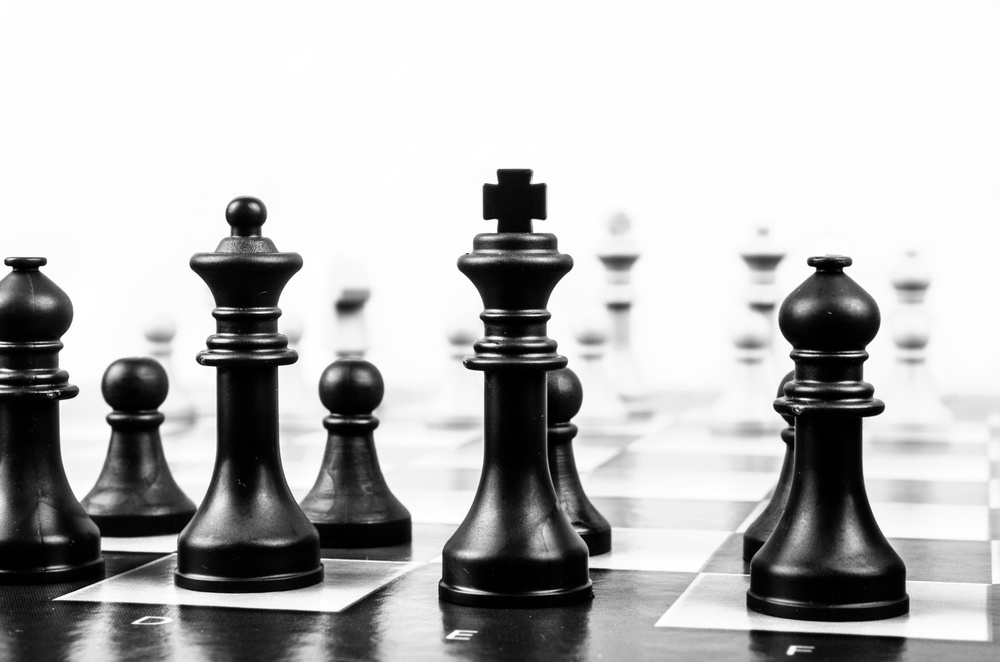
#> input picture images/chess.jpg, 1000 x 662 px, shrunk from 1920 x 1271 before the run, found by its file name
$ jupyter execute 04_Image_Processing_Experiments_Thresholding.ipynb   (shell and % lines are left out)
#> lines starting #> are read from the running program, lines starting #| are printed output that depends on the picture; after the words box and inside, x2 and y2 are one past the last pixel; in counts of white or black regions, pixels touching at a corner belong together
<a href="https://colab.research.google.com/github/raj-vijay/mv/blob/master/04_Image_Processing_Experiments_Thresholding.ipynb" target="_parent"></a>

**Thresholding**

Partitioning an image into a foreground and background by making it black and white

We do so by setting each pixel to:
1. 255 (white) if pixel > thresh value
2. 0 (black) if pixel < thresh value

Simplest method of image segmentation and is done only from grayscale images
1. Isolate objects
2. Object detection
3. Face detection
4. Etc.

[cell 1]
# Download the images from github using wget

[cell 2]
import matplotlib.pyplot as plt
def show_image(image, title='Image', cmap_type='gray'):
  plt.imshow(image, cmap=cmap_type)
  plt.title(title)
  plt.axis('on')
  plt.show()

[cell 3]
import numpy as np
image = plt.imread('chess.jpg')
#> image is the input picture: shape (662, 1000, 3); min 0, max 255, mean 185.6

[cell 4]
# Import the modules from skimage
from skimage import data, color

# Convert the image to grayscale
image = color.rgb2gray(image)*255
#> image: shape (662, 1000) float64

[cell 5]
# Obtain the optimal threshold value
thresh = 127
# Apply thresholding to the image
binary = image > thresh
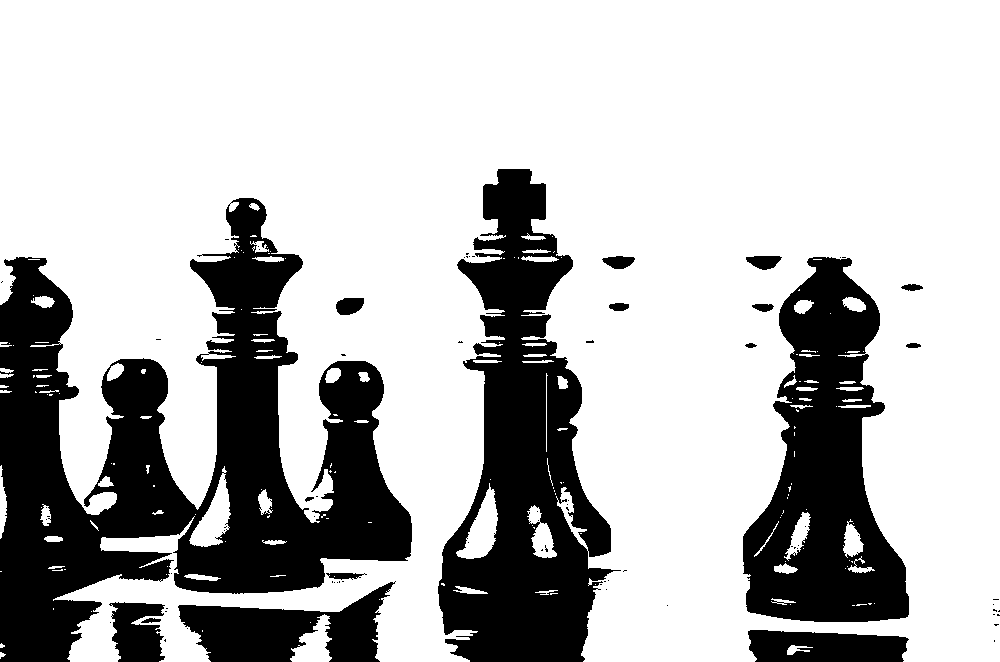
#> binary: shape (662, 1000) bool; 72.9% white; 78 black regions (61 under 20 px), largest, box (x1, y1, x2, y2) and area: (0, 198, 412, 662) 81963, (438, 169, 621, 662) 45384, (743, 257, 909, 622) 33977
# Show the original and thresholded
show_image(image, 'Original')
show_image(binary, 'Thresholded')

[cell 6]
# Obtain the optimal threshold value
thresh = 127
# Apply thresholding to the image
inverted_binary = image <= thresh
# Show the original and thresholded
show_image(image, 'Original')
show_image(inverted_binary,
'Inverted thresholded')

**otsu threshold function**

In computer vision and image processing, Otsu's method is used to perform automatic image thresholding.

In the simplest form, the algorithm returns a single intensity threshold that separate pixels into two classes, foreground and background.

This threshold is determined by minimizing intra-class intensity variance, or equivalently, by maximizing inter-class variance.

[cell 7]
from skimage import data, color

[cell 8]
# Import the otsu threshold function
from skimage.filters import threshold_otsu

# Make the image grayscale using rgb2gray
chess_pieces_image_gray = color.rgb2gray(image)

# Obtain the optimal threshold value with otsu
thresh = threshold_otsu(chess_pieces_image_gray)
#> thresh = 140.9

# Apply thresholding to the image
binary = chess_pieces_image_gray > thresh
#> binary: shape (662, 1000) bool; 72% white; 81 black regions (58 under 20 px), largest, box (x1, y1, x2, y2) and area: (0, 197, 412, 662) 84422, (438, 169, 628, 662) 46653, (742, 257, 910, 622) 34860

# Show the image
show_image(binary, 'Binary image')

**Global and Local Thresholds**

If it isn't that obvious to identify the background or if the image background is relatively uniform, then the global threshold value can be used, using threshold_otsu().

However, if there's uneven background illumination, adaptive thresholding threshold_local() (a.k.a. local thresholding) may produce better results.

[cell 9]
# Download the images from github using wget

[cell 10]
page_image = plt.imread('text_page.png')
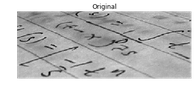
#> input picture images/text_page.png, 195 x 91 px, shrunk from 375 x 175 before the run, found by its file name
#> page_image is the input picture: shape (91, 195, 4) float32; mean R, G, B, A 0.448, 0.448, 0.448, 0.661
show_image(page_image)

[cell 11]
# Convert the image to grayscale
page_image = color.rgb2gray(page_image) * 255
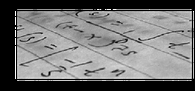
#> page_image: shape (91, 195) float32; min 0, max 255, mean 114.3

[cell 12]
# Import the otsu threshold function
from skimage.filters import threshold_otsu

# Obtain the optimal otsu global thresh value
global_thresh = threshold_otsu(page_image)
#> global_thresh = 85.17

# Obtain the binary image by applying global thresholding
binary_global = page_image > global_thresh
#> binary_global: shape (91, 195) bool; 67.5% white; 95 black regions (93 under 20 px), largest, box (x1, y1, x2, y2) and area: (0, 0, 195, 91) 5396, (109, 40, 122, 45) 22

# Show the binary image obtained
show_image(binary_global, 'Global thresholding')

[cell 13]
# Import the local threshold function
from skimage.filters import threshold_local

# Set the block size to 35
block_size = 35

# Obtain the optimal local thresholding
local_thresh = threshold_local(page_image, block_size, offset=10)
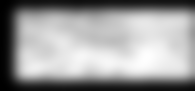
#> local_thresh: shape (91, 195) float32; min -9.94, max 177.1, mean 104.3; drawn with min black and max white

# Obtain the binary image by applying local thresholding
binary_local = page_image > local_thresh
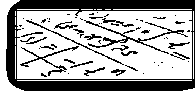
#> binary_local: shape (91, 195) bool; 64.5% white; 62 black regions (41 under 20 px), largest, box (x1, y1, x2, y2) and area: (6, 0, 195, 91) 4600, (84, 20, 188, 54) 411, (20, 46, 79, 76) 234

# Show the binary image
show_image(binary_local, 'Local thresholding')

[cell 14]
# Download the images from github using wget

[cell 15]
fruits_image = plt.imread('fruits.jpg')
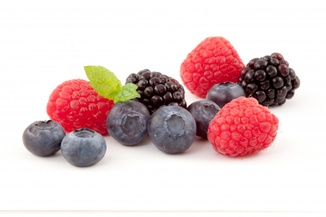
#> input picture images/fruits.jpg, 326 x 217 px, shrunk from 626 x 417 before the run, found by its file name
#> fruits_image is the input picture: shape (217, 326, 3); mean R, G, B 223.3, 201.1, 201.4

[cell 16]
show_image(fruits_image)

[cell 17]
# Import the try all function
from skimage.filters import try_all_threshold

# Import the rgb to gray convertor function
from skimage.color import rgb2gray

# Turn the fruits image to grayscale
grayscale = rgb2gray(fruits_image)

# Use the try all method on the grayscale image
fig, ax = try_all_threshold(grayscale, verbose=False)

# Show the resulting plots
plt.show()
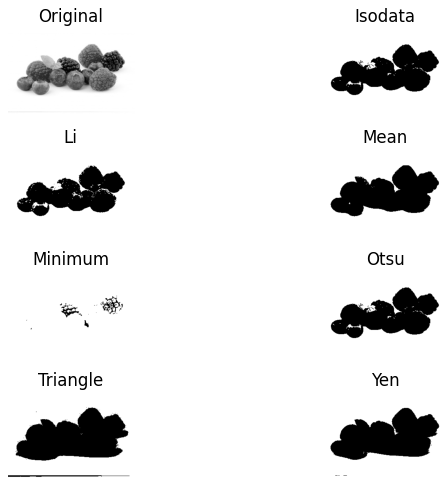
#> figure drawn by matplotlib, 8 panels

[cell 18]
# Download the images from github using wget

[cell 19]
tools_image = plt.imread('tools.jpg')
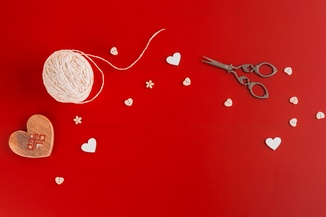
#> input picture images/tools.jpg, 326 x 217 px, shrunk from 626 x 417 before the run, found by its file name
#> tools_image is the input picture: shape (217, 326, 3); mean R, G, B 191.6, 23.3, 21.5

[cell 20]
show_image(tools_image)

[cell 21]
# Turn the fruits image to grayscale
gray_tools_image = rgb2gray(tools_image)
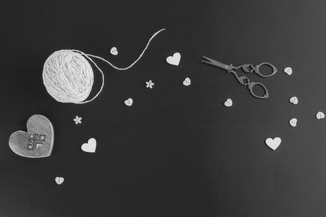
#> gray_tools_image: shape (217, 326) float64; min 0.0517, max 0.947, mean 0.231

[cell 22]
# Import threshold and gray convertor functions
from skimage.filters import threshold_otsu
from skimage.color import rgb2gray

# Turn the image grayscale
gray_tools_image = rgb2gray(tools_image)

# Obtain the optimal thresh
thresh = threshold_otsu(gray_tools_image)
#> thresh = 0.456

# Obtain the binary image by applying thresholding
binary_image = gray_tools_image > thresh
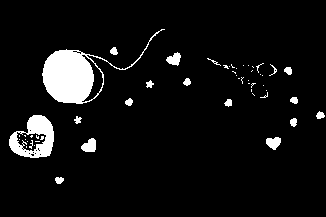
#> binary_image: shape (217, 326) bool; 6.5% white; 53 white regions (35 under 20 px), largest, box (x1, y1, x2, y2) and area: (42, 29, 165, 104) 2446, (9, 115, 54, 158) 1039, (81, 138, 96, 152) 153

# Show the resulting binary image
show_image(binary_image, 'Binarized image')
